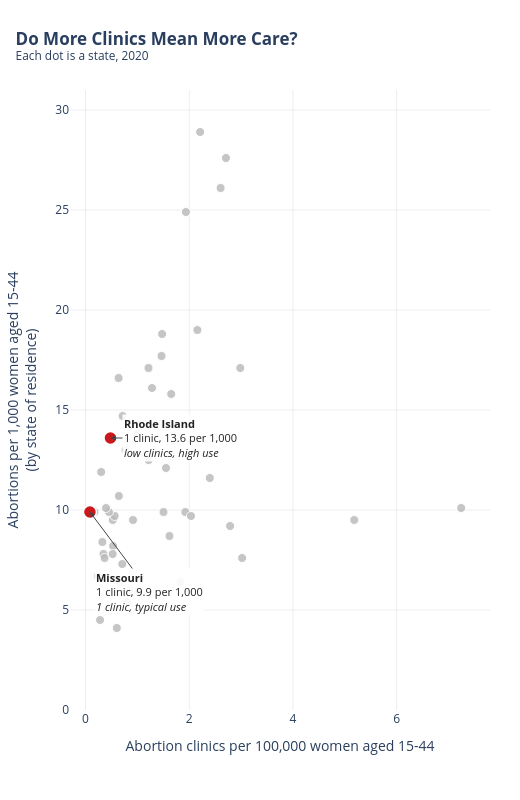

The notebook cell this image was saved under:
### Code cell
# VISUALIZATION 4

FILE = "GuttmacherInstituteAbortionDataByState.xlsx"
CLINICS = "No. of abortion clinics, 2020"
N_ABORT = "No. of abortions, by state of residence, 2020"
RATE    = "No. of abortions per 1,000 women aged 15–44, by state of residence, 2020"

df = pd.read_excel(FILE, sheet_name="Guttmacher").rename(columns={"U.S. State": "state"})
for c in (CLINICS, N_ABORT, RATE):
    df[c] = pd.to_numeric(df[c], errors="coerce")
df = df.dropna(subset=[CLINICS, N_ABORT, RATE]).copy()

# The sheet has no population column, so back it out: abortions / (abortions per 1,000) = women 15-44
df["women"] = df[N_ABORT] / df[RATE] * 1000
df["cpk"] = df[CLINICS] / df["women"] * 100_000

HIGHLIGHT = {
    "Rhode Island": dict(ax=70, ay=0,  note="low clinics, high use"),
    "Missouri":     dict(ax=60, ay=80, note="1 clinic, typical use"),
}
hl = df[df["state"].isin(HIGHLIGHT)]
rest = df[~df["state"].isin(HIGHLIGHT)]

fig = go.Figure()

# All other states in gray
fig.add_trace(go.Scatter(
    x=rest["cpk"], y=rest[RATE], mode="markers",
    marker=dict(size=9, color="#bbbbbb", opacity=0.85, line=dict(color="white", width=1)),
    text=rest["state"],
    hovertemplate="<b>%{text}</b><br>%{x:.2f} clinics per 100k women<br>%{y} abortions per 1,000 women<extra></extra>",
    showlegend=False,
))

# Highlighted states in red
fig.add_trace(go.Scatter(
    x=hl["cpk"], y=hl[RATE], mode="markers",
    marker=dict(size=13, color="#cb181d", line=dict(color="white", width=1.5)),
    text=hl["state"],
    hovertemplate="<b>%{text}</b><br>%{x:.2f} clinics per 100k women<br>%{y} abortions per 1,000 women<extra></extra>",
    showlegend=False,
))

for _, r in hl.iterrows():
    off = HIGHLIGHT[r["state"]]
    fig.add_annotation(
        x=r["cpk"], y=r[RATE], xref="x", yref="y",
        text=f"<b>{r['state']}</b><br>{int(r[CLINICS])} clinic{'s' if r[CLINICS] != 1 else ''}, {r[RATE]} per 1,000<br><i>{off['note']}</i>",
        showarrow=True, arrowhead=2, arrowwidth=1, arrowcolor="#444444",
        ax=off["ax"], ay=off["ay"], font=dict(size=11, color="#222222"),
        bgcolor="rgba(255,255,255,0.9)", align="left",
    )

fig.update_layout(
    title=dict(
        text="<b>Do More Clinics Mean More Care?</b>"
             "<br><sup>Each dot is a state, 2020</sup>",
        x=0.03, xanchor="left",
    ),
    xaxis=dict(title="Abortion clinics per 100,000 women aged 15-44",
               showgrid=True, gridcolor="#eeeeee", zeroline=False, range=[-0.3, 7.8]),
    yaxis=dict(title="Abortions per 1,000 women aged 15-44<br>(by state of residence)",
               showgrid=True, gridcolor="#eeeeee", zeroline=False, range=[0, 31]),
    plot_bgcolor="white",
    margin=dict(l=70, r=30, t=90, b=90),
    width=520, height=800,   # tall and narrow
)

fig.show()

### Figure 1 — Plotly figure (JSON) as saved in the notebook; plotly's stock layout.template omitted (floating-point values rounded to 4 significant figures)
{"data": [{"hovertemplate": "<b>%{text}</b><br>%{x:.2f} clinics per 100k women<br>%{y} abortions per 1,000 women<extra></extra>", "marker": {"color": "#bbbbbb", "line": {"color": "white", "width": 1}, "opacity": 0.85, "size": 9}, "mode": "markers", "showlegend": false, "text": ["Alabama", "Alaska", "Arizona", "Arkansas", "California", "Colorado", "Connecticut", "Delaware", "District of Columbia", "Florida", "Georgia", "Hawaii", "Idaho", "Illinois", "Indiana", "Iowa", "Kansas", "Kentucky", "Louisiana", "Maine", "Maryland", "Massachusetts", "Michigan", "Minnesota", "Mississippi", "Montana", "Nebraska", "Nevada", "New Hampshire", "New Jersey", "New Mexico", "New York", "North Carolina", "North Dakota", "Ohio", "Oklahoma", "Oregon", "Pennsylvania", "South Carolina", "South Dakota", "Tennessee", "Texas", "Utah", "Vermont", "Virginia", "Washington", "West Virginia", "Wisconsin", "Wyoming"], "type": "scatter", "x": [0.5243, 2.788, 0.5615, 0.3459, 2.157, 1.925, 2.984, 1.652, 2.605, 1.477, 0.6372, 1.551, 0.8451, 1.214, 0.531, 1.009, 0.7087, 0.2355, 0.3247, 7.245, 1.935, 1.217, 1.282, 0.9152, 0.1719, 3.02, 0.802, 1.466, 1.619, 2.21, 1.504, 2.708, 0.7695, 0.6667, 0.4516, 0.6423, 2.033, 0.715, 0.3018, 0.6029, 0.5225, 0.3941, 0.2795, 5.182, 1.003, 2.396, 0.3202, 0.3667, 1.829], "y": [9.5, 9.2, 9.7, 7.8, 19.0, 9.9, 17.1, 15.8, 26.1, 18.8, 16.6, 12.1, 6.0, 17.1, 8.2, 5.9, 7.3, 6.7, 8.4, 10.1, 24.9, 12.5, 16.1, 9.5, 9.9, 7.6, 5.4, 17.7, 8.7, 28.9, 9.9, 27.6, 13.0, 6.4, 9.9, 10.7, 9.7, 14.7, 11.9, 4.1, 7.8, 10.1, 4.5, 9.5, 13.8, 11.6, 5.7, 7.6, 6.4]}, {"hovertemplate": "<b>%{text}</b><br>%{x:.2f} clinics per 100k women<br>%{y} abortions per 1,000 women<extra></extra>", "marker": {"color": "#cb181d", "line": {"color": "white", "width": 1.5}, "size": 13}, "mode": "markers", "showlegend": false, "text": ["Missouri", "Rhode Island"], "type": "scatter", "x": [0.08454, 0.4806], "y": [9.9, 13.6]}], "layout": {"annotations": [{"align": "left", "arrowcolor": "#444444", "arrowhead": 2, "arrowwidth": 1, "ax": 60, "ay": 80, "bgcolor": "rgba(255,255,255,0.9)", "font": {"color": "#222222", "size": 11}, "showarrow": true, "text": "<b>Missouri</b><br>1 clinic, 9.9 per 1,000<br><i>1 clinic, typical use</i>", "x": 0.08454, "xref": "x", "y": 9.9, "yref": "y"}, {"align": "left", "arrowcolor": "#444444", "arrowhead": 2, "arrowwidth": 1, "ax": 70, "ay": 0, "bgcolor": "rgba(255,255,255,0.9)", "font": {"color": "#222222", "size": 11}, "showarrow": true, "text": "<b>Rhode Island</b><br>1 clinic, 13.6 per 1,000<br><i>low clinics, high use</i>", "x": 0.4806, "xref": "x", "y": 13.6, "yref": "y"}], "height": 800, "margin": {"b": 90, "l": 70, "r": 30, "t": 90}, "plot_bgcolor": "white", "title": {"text": "<b>Do More Clinics Mean More Care?</b><br><sup>Each dot is a state, 2020</sup>", "x": 0.03, "xanchor": "left"}, "width": 520, "xaxis": {"gridcolor": "#eeeeee", "range": [-0.3, 7.8], "showgrid": true, "title": {"text": "Abortion clinics per 100,000 women aged 15-44"}, "zeroline": false}, "yaxis": {"gridcolor": "#eeeeee", "range": [0, 31], "showgrid": true, "title": {"text": "Abortions per 1,000 women aged 15-44<br>(by state of residence)"}, "zeroline": false}}}
